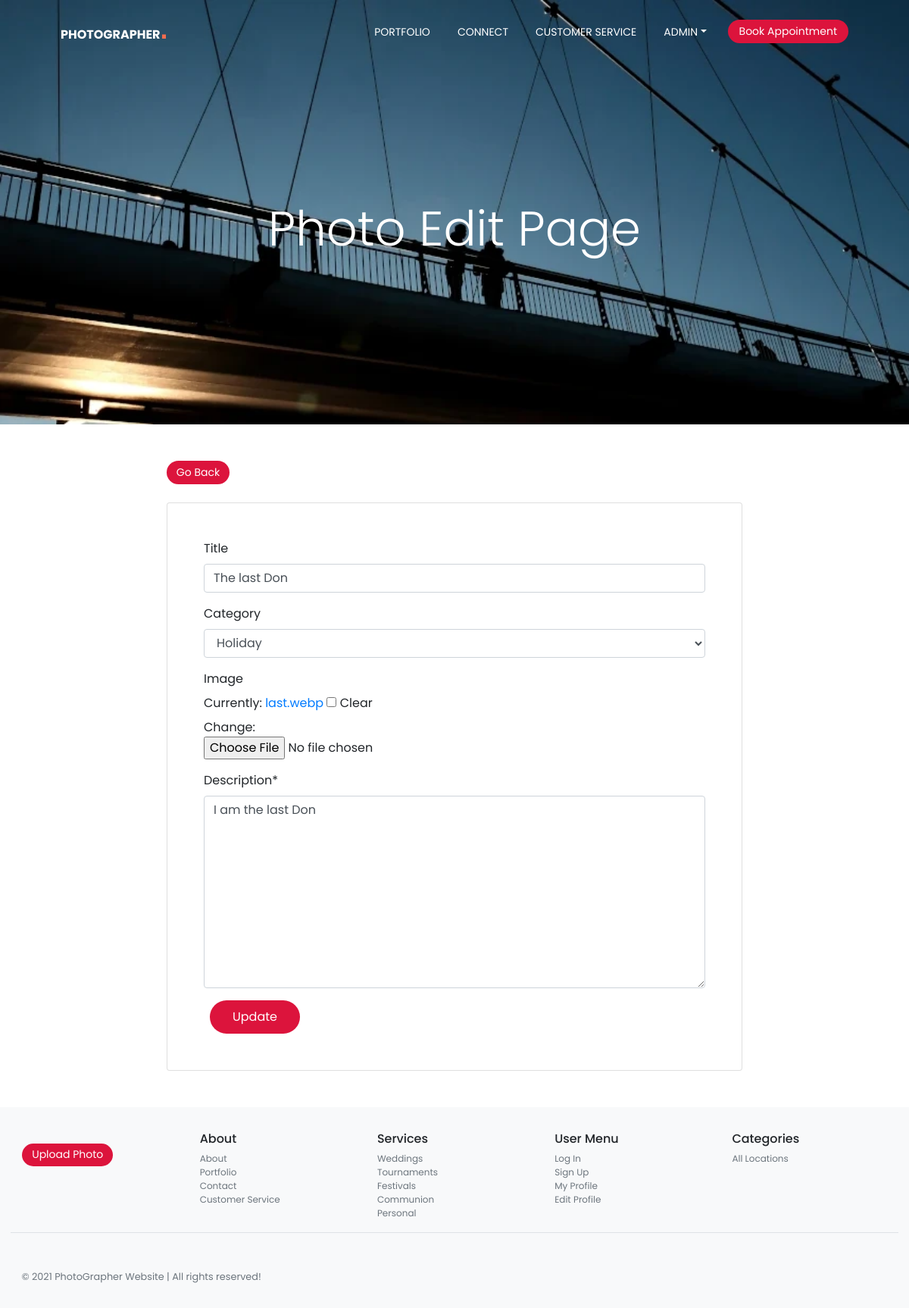
The page /26/edit/ (signed in) on the database its author committed.
### photos/models.py (models this page shows, shortened)
class Photo(models.Model):
    id = models.AutoField(primary_key=True)
    title = models.CharField(max_length=30,  null=True, blank=True, default='')
    category = models.ForeignKey(
        Category, on_delete=models.SET_NULL, null=True, blank=True)
    image = models.ImageField(null=True, blank=True, default='')
    description = models.TextField()
    date = models.DateTimeField(auto_now=True)
    visits = models.IntegerField(default=0)
    last_visit = models.DateTimeField(blank=True, null=True)
    created = models.DateTimeField(default=timezone.now)
    updated = models.DateTimeField(default=timezone.now)
    author = models.ForeignKey(
        User,
        default=None,
        on_delete=models.CASCADE,
    )
    likes = models.ManyToManyField(
        User, related_name='photo_likes')
    class Meta:
        ordering = ('-created',)
        verbose_name = 'photo'
        verbose_name_plural = 'photos'

### photos/views.py (the view)
# urls.py: path('<int:pk>/edit/', editPhoto.as_view(), name='photo_edit'),
class editPhoto(LoginRequiredMixin, UserPassesTestMixin, UpdateView):
    model = Photo
    fields = ('title', 'category', 'image', 'description')
    template_name = 'photo_edit.html'
    def test_func(self):
        obj = self.get_object()
        return obj.author == self.request.user

### photos/models.py (called while the page is built)
    def __str__(self):
        return self.name

### templates/photo_edit.html (shortened to what this page needs)
{% extends 'base.html' %}
{% block content %}
<section class="banner2 mtop pb-5" id="banner">
    <div class="col-md-12 col-sm-12 col-xs-12 mx-auto" >
        <h1 class="display-1 text-center text-white fw-bold">Photo Edit Page</h1>
    </div>
</section>
    <div class="container my-5">
        {% load crispy_forms_tags %}
        <div class="row justify-content-center">
            <div class="col-md-8">
                <a class="btn btn-sm btn-outline-secondary" href="{% url 'gallery' %}">Go Back</a>
                <div class="card p-5 mt-4 p-edit">
                    <form action="" method="post">
                        {{ form|crispy }}
                        <button class="btn btn-info ml-2" type="submit">Update</button>
                    </form>
                </div>
            </div>
        </div>
    </div>
{% endblock content %}

### templates/base.html (shortened to what this page needs)
{% load static %}
<!doctype html>
<html lang="en">
<head>
  <link rel="stylesheet" href="https://cdnjs.cloudflare.com/ajax/libs/font-awesome/6.0.0-beta2/css/all.min.css">
  <link rel="stylesheet" href="https://unpkg.com/boxicons@latest/css/boxicons.min.css">
  <link rel="stylesheet" href="https://cdn.jsdelivr.net/npm/bootstrap@4.6.0/dist/css/bootstrap.min.css"
>
  <link rel="stylesheet" href="https://cdnjs.cloudflare.com/ajax/libs/font-awesome/6.0.0-beta2/css/all.min.css">
  <link href="https://cdnjs.cloudflare.com/ajax/libs/font-awesome/5.13.0/css/all.min.css" rel="stylesheet">
  <link rel="stylesheet" type="text/css" href="{% static 'css/custom.css' %}">
  <link rel="stylesheet" type="text/css" href="{% static 'css/home.css' %}">
</head>
<body>
  <header class="header">
    <nav class="navbar navbar-expand-lg fixed-top pb-3">
      <div class="container-fluid mx-5 nave-menu">
        <a href="{% url 'gallery' %}" class="navbar-brand font-weight-bold" id="logo">PhotoGrapher<span>.</span> </a>
        <div id="navbarSupportedContent" class="collapse navbar-collapse">
          <ul class="navbar-nav ml-auto">
            <li class="nav-item"><a href="{% url 'gallery' %}" class="nav-link text-uppercase">Portfolio</a></li>
            <li class="nav-item"><a href="{% url 'about' %}" class="nav-link text-uppercase">Connect</a></li>
            <li class="nav-item"><a href="{% url 'accounts:customer_service' %}" class="nav-link text-uppercase">Customer Service</a></li>
          </ul>
          {% if user.is_authenticated %}
          <ul class="nav navbar-nav ms-auto">
            <li class="nav-item dropdown">
              <a href="{% url 'accounts:myprofile' %}" class="nav-link dropdown-toggle text-uppercase"
                data-bs-toggle="dropdown">{{user.username}}</a>
            </li>
          </ul>
          {% endif %}
          <a href="{% url 'contact' %}" class="btn btn-outline-secondary btn-rounded nav_button">Book Appointment</a>
        </div>
      </div>
    </nav>
  </header>
  <div class="container-fluid">
    <div class="row">
      {% block content %}
      {% endblock content %}
    </div>
  </div>
  <footer class="container-fluid p-5  bg-light mt-auto footer">
    <div class="row">
      <div class="col-12 col-md">
        {% if user.is_superuser %}
        <a href="{% url 'add' %}" class="btn btn-sm btn-outline-secondary btn-small m-1 footer-btn">Upload Photo</a>
        {% endif %}
      </div>
      <div class="col-6 col-md">
        <h5 class="footer-h5">About</h5>
        <ul class="list-unstyled text-small">
          <li class="text-muted"><a href="{% url 'about' %}">About</a></li>
          <li cla ss="text-muted"><a href="{% url 'gallery' %}">Portfolio</a></li>
          <li class="text-muted"><a href="{% url 'contact' %}">Contact</a></li>
          <li class="text-muted"><a href="{% url 'accounts:customer_service' %}" >Customer Service</a></li>
        </ul>
      </div>
      <div class="col-6 col-md">
        <h5 class="footer-h5">Services</h5>
        <ul class="list-unstyled text-small">
          <li><a class="text-muted" href="#">Weddings</a></li>
          <li><a class="text-muted" href="#">Tournaments</a></li>
          <li><a class="text-muted" href="#">Festivals</a></li>
          <li><a class="text-muted" href="#">Communion</a></li>
          <li><a class="text-muted" href="#">Personal</a></li>
        </ul>
      </div>
      <div class="col-6 col-md">
        <h5 class="footer-h5">User Menu</h5>
        <ul class="list-unstyled text-small">
          <li><a class="text-muted" href="{% url 'login' %}">Log In</a></li>
          <li><a class="text-muted" href="{% url 'accounts:signup' %}">Sign Up</a></li>
          <li><a class="text-muted" href="{% url 'accounts:myprofile' %}">My Profile</a></li>
          <li><a class="text-muted" href="{% url 'accounts:edit_profile' %}">Edit Profile</a></li>
        </ul>
      </div>
      <div class="col-6 col-md">
        <h5 class="footer-h5">Categories</h5>
        <ul class="list-unstyled text-small">
          <li>
            <a class="text-muted" href="{% url 'gallery' %}">All Locations</a>
          </li>
        </ul>
      </div>
    </div>
    <div class="container-fluid border-top">
      <small class="d-block mt-5 text-muted copyright">&copy; 2021 PhotoGrapher Website | All rights reserved!</small>
    </div>
  </footer>
</body>
</html>

### static/css/custom.css (style rules this page uses)
* { font-family: 'Poppins', sans-serif; padding: 0; margin: 0; list-style: none; text-decoration: none; box-sizing: border-box; scroll-behavior: smooth; }
body, html { width: 100%; height: 100%; margin: 0; padding: 0;; }
:root { --primary-color: #0062a8; --secondary-color: #F26C4F; --dark-color: #22303e; --light-color: #ffffff; --gray-color: #f5f5f5; }
.btn { background: crimson; border-radius: 30px; border-top-left-radius: 30px; border-bottom-left-radius: 30px; color: #fff; padding: 10px 30px; border: none; }
#logo { color: var(--light-color); text-transform: uppercase; font-size: 24px; font-weight: 500; letter-spacing: 2px; }
#logo span { color: var(--secondary-color); font-size: 36px; font-weight: 900; font-family: 'Agency FB', sans-serif; }
.navbar { background-color: #fff0; color: var(--light-color); padding-left: 5rem; padding-right: 5rem; padding-top: 2rem; }
.row { display: flex; flex-direction: row; flex-wrap: wrap; }
.container-fluid { margin-left: 0; }
.container-fluid section { margin: 0; }
.row { margin: 0; }
.col-md-8 { padding: 0; }
.mtop { margin-top: -100px; }
.row { position: relative; width: 100%; display: flex; justify-content: space-between; }
.container, .container-fluid, .container-lg, .container-md, .container-sm, .container-xl { width: 100%; padding-right: 0; padding-left: 0; margin-right: auto; margin-left: auto; }
.card { background-color: #fff; }
.navbar { transition: all 0.4s; z-index: 1000; }
.navbar .nav-link { color: #fff; }
.nav li, .navbar .navbar-nav li { position: relative; }
.text-small { font-size: 0.9rem !important; }
body { min-height: 100vh; }
.p-edit form textarea { position: relative; column-span: 10; }
footer ul li, footer ul li a { text-decoration: none; list-style: none; color: #6c757d !important; }
.nav_button { padding: 5px 15px; }
.navbar-expand-lg .navbar-nav .nav-link { margin-right: 20px; }
@media screen and ( min-width: 200px) { #logo { font-size: 16px; letter-spacing: 0; } }
@media screen and ( min-width: 200px) { .nave-menu { margin-left: 0; margin-right: 0; margin-top: -20px; } }
@media screen and ( min-width: 200px) { .navbar .mx-5 { margin-left: 0 !important; margin-right: 0 !important; } }
@media screen and ( min-width: 200px) { .navbar-brand { padding-top: 0; } }
@media screen and ( min-width: 200px) { .navbar-nav .nav-link { font-size: 14px; line-height: 12px; } }
@media screen and ( min-width: 200px) { .btn-group-sm > .btn, .btn-sm { padding: .3rem .8rem; } }
@media screen and ( min-width: 200px) { .footer { padding: 2rem 0 !important; } }
@media screen and ( min-width: 200px) { .footer-h5 { font-size: 1rem; } }
@media screen and ( min-width: 200px) { .footer-btn { margin: 1rem 0 !important; } }
@media screen and ( min-width: 200px) { footer ul li, footer ul li a { font-size: 12px !important; } }
@media screen and ( min-width: 200px) { .copyright { margin-left: 14px; } }
@media screen and ( min-width: 200px) { .nav_button { font-size: 14px; } }
@media screen and (min-width:300px) { .footer { padding: 2rem .9rem !important; } }
@media screen and (min-width:578px) { .display-1 { font-size: 4rem; } }

### static/css/home.css (style rules this page uses)
* { font-family: 'Poppins', sans-serif; padding: 0; margin: 0; list-style: none; text-decoration: none; box-sizing: border-box; scroll-behavior: smooth; }
:root { --primary-color: #0062a8; --secondary-color: #F26C4F; --dark-color: #22303e; --light-color: #ffffff; --gray-color: #f5f5f5; }
section { padding: 100px; }
.banner2 { position: relative; width: 100%; height: 70vh; display: flex; justify-items: center; align-items: center; background-image: url("../images/banner.webp"); background-size: cover; top: 100; transition: 0.2s; }
.row { position: relative; width: 100%; display: flex; justify-content: space-between; }

### rows shown on the page
Photo: title "The last Don", category "Holiday", description "I am the last Don"

### other values the page prints
{{ user.username }} "ADMIN"
